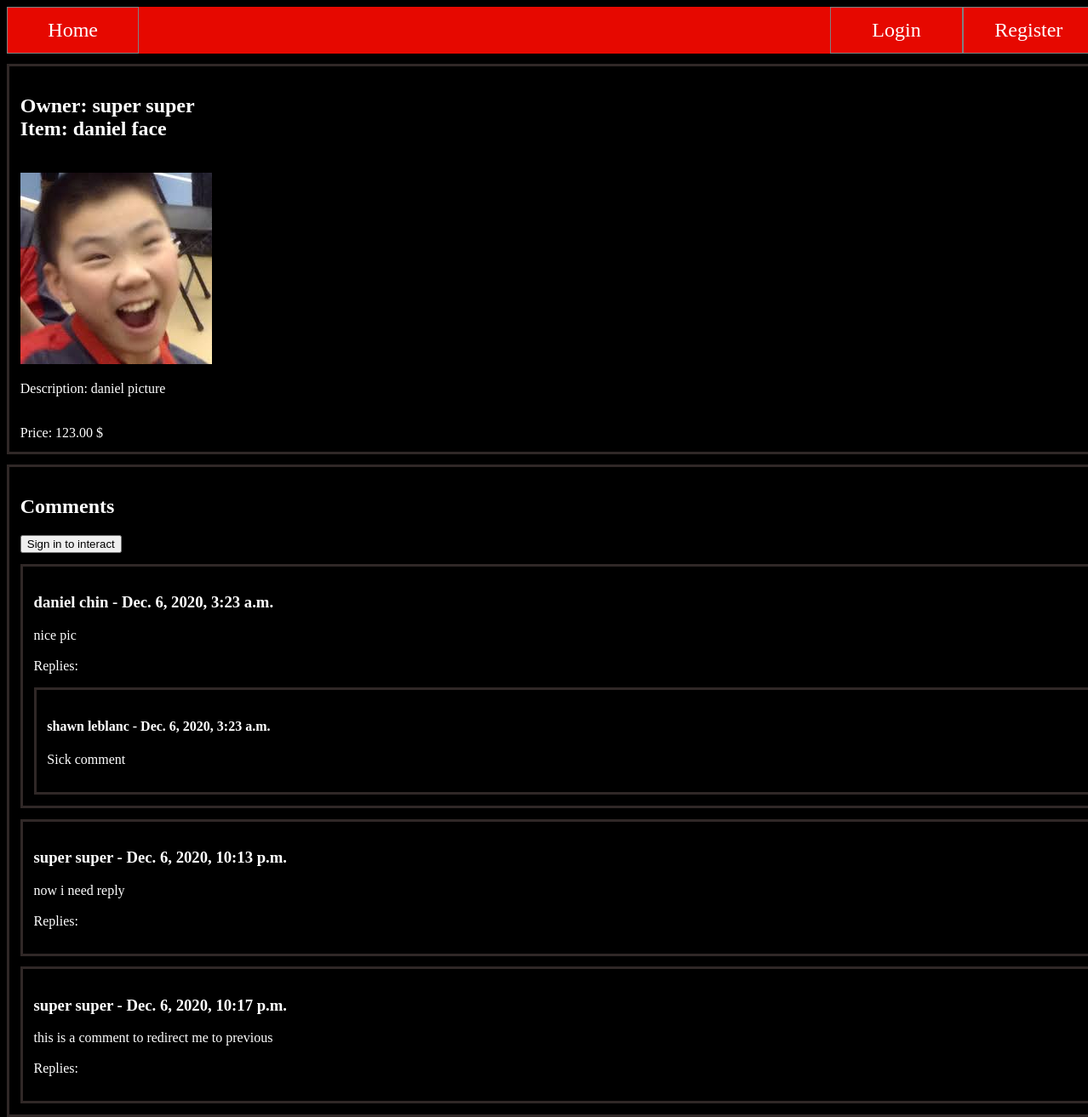
/1/, run on the app's committed database.
### database/models.py (models this page shows, shortened)
class Item(models.Model):
    owner = models.ForeignKey(User, on_delete=models.CASCADE)
    title = models.CharField(max_length=100)
    image = models.ImageField(upload_to='authentication/static/authentication')
    price = models.DecimalField(max_digits=11, decimal_places=2)
    description = models.CharField(max_length=10000)
    pub_date = models.DateTimeField(default=timezone.now)
    def filename(self):
        return os.path.basename(self.image.name)

class User(AbstractBaseUser):
    email = models.EmailField(verbose_name='email',max_length=60, unique=True)
    username = models.CharField(max_length=30, unique=True)
    date_joined = models.DateTimeField(verbose_name='date joined', auto_now_add=True)
    last_login = models.DateTimeField(verbose_name='last login', auto_now=True)
    is_admin = models.BooleanField(default=False)
    is_active = models.BooleanField(default=True)
    is_staff = models.BooleanField(default=False)
    is_superuser = models.BooleanField(default=False)
    first_name = models.CharField(max_length=30)
    last_name = models.CharField(max_length=30)
    date_of_birth = models.DateField(max_length=8)
    balance = models.DecimalField(default=1000,max_digits=11, decimal_places=2)
    USERNAME_FIELD = 'email'
    REQUIRED_FIELDS= ['username','first_name','last_name','date_of_birth']
    objects = MyUserManager()
    def __str__(self):
        return self.first_name + " " + self.last_name

class Comment(models.Model):
    author = models.ForeignKey(User, on_delete=models.CASCADE)
    item = models.ForeignKey(Item, related_name="comments", on_delete=models.CASCADE)
    text = models.CharField(max_length=10000)
    pub_date = models.DateTimeField(default=timezone.now)

class Reply(models.Model):
    author = models.ForeignKey(User, on_delete=models.CASCADE)
    comment = models.ForeignKey(Comment , related_name="replies", on_delete=models.CASCADE)
    text = models.CharField(max_length=10000)
    pub_date = models.DateTimeField(default=timezone.now)

### authentication/views.py (the view)
# urls.py: path('<int:pk>/', views.DetailView.as_view(), name='detail'),#sets the path for the detail view
class DetailView(generic.DetailView):
    model = Item
    template_name = 'authentication/detail.html'
    def get_queryset(self):
        return Item.objects.filter(pub_date__lte=timezone.now())

### authentication/templates/authentication/detail.html (shortened to what this page needs)
{% extends "./base.html" %}
{% load static %}
{% block content %}
<section class="itemDetail">
   <h1> Owner: {{item.owner }} <br> Item: {{ item.title }} </h1>
   <br>
   <img src="/static/authentication/{{item.filename}} " />
   <br>
   <p>
      Description:
      {{ item.description }}
   </p>
   <br>
   Price:
   {{ item.price }} $
</section>
<section class="comments">
	<h2> Comments </h2>
	{% if user.is_authenticated %}
	<a href="{% url 'add_comment' item.pk %}"> <button> Comment </button> </a>
	{% else %}
	<button href="{% url 'account'%}"> Sign in to interact </button>
	{% endif %}
	{% if not item.comments.all %}
		<p> No comments, Add one </p>
	{% else %}
		{%for comment in item.comments.all%}
			<section class="comments">
			<h3> {{ comment.author }} -  {{ comment.pub_date }} </h3>
			<p> {{ comment.text }}  <br><br> Replies:</p>
			{% if comment.replies.all %}
				{%for reply in comment.replies.all%}
					<section class="comments">
						<h4> {{ reply.author }} - {{ reply.pub_date }} </h4>
						<p> {{ reply.text }}  </p>
					</section>
				{%endfor%}
			{%endif%}
			</section>
		{% endfor %}
{%endif%}
</section>
{% endblock %}

### authentication/static/authentication/style.css (style rules this page uses)
html { width:100%; height:100%; }
body { width:100%; height:100%; background-color: black; }
p { color:white; }
h1 { color:white; }
section { width:100%; }
.comments { border:solid; border-color:#302827; padding:1%; margin-top:1%; color:white; }
.itemDetail { border:solid; border-color:#302827; padding:1%; margin-top:1%; color:white; }

### data on the page
Item: owner "super super", title "daniel face", filename (picture), description "daniel picture", price "123.00"
Comment: author "daniel chin", pub_date "Dec. 6, 2020, 3:23 a.m.", text "nice pic"
Reply: author "shawn leblanc", pub_date "Dec. 6, 2020, 3:23 a.m.", text "Sick comment"
Comment: author "super super", pub_date "Dec. 6, 2020, 10:13 p.m.", text "now i need reply"
Comment: author "super super", pub_date "Dec. 6, 2020, 10:17 p.m.", text "this is a comment to redirect me to previous"
